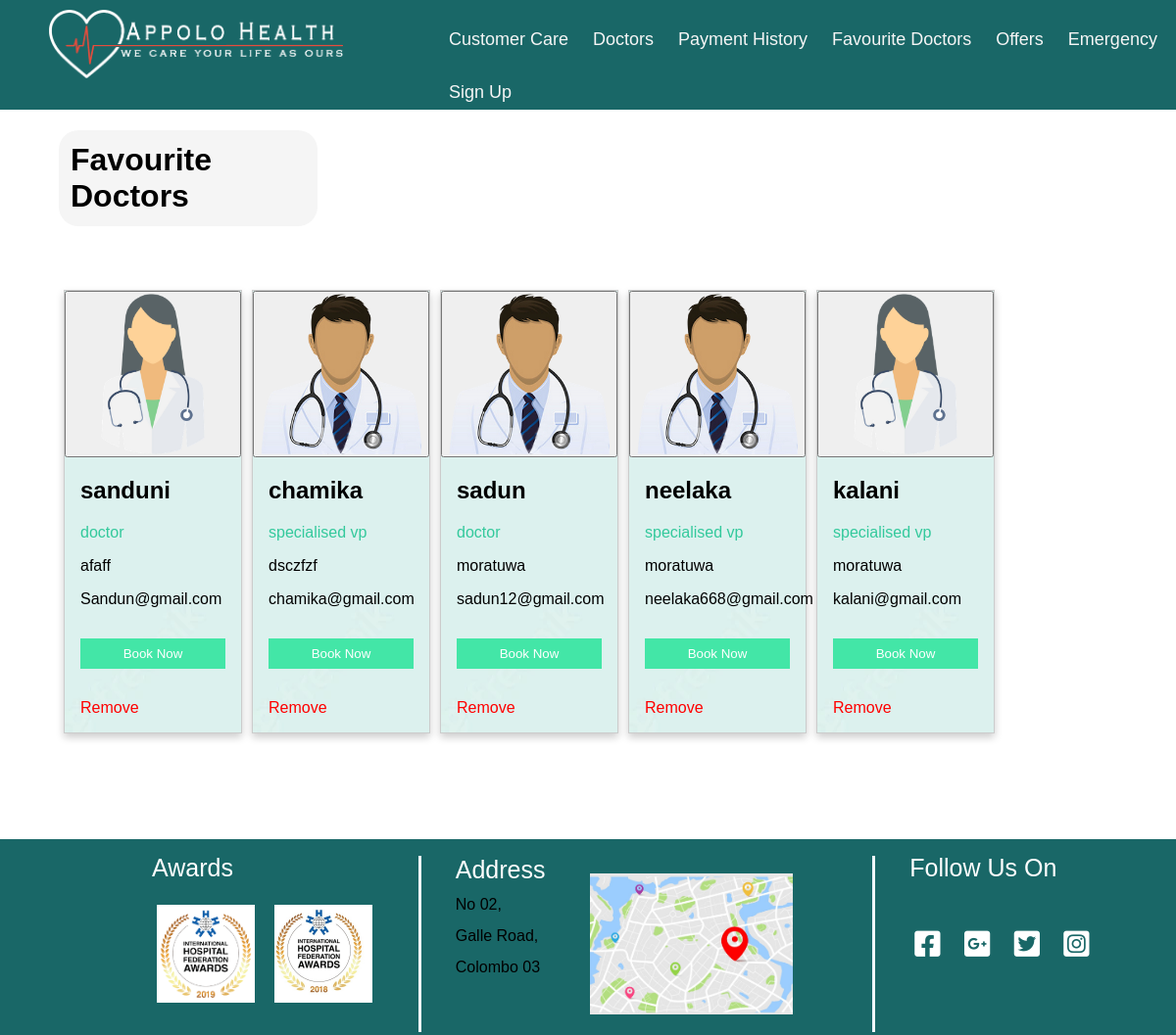
/oshadhi/fav.php, run on the app's committed database.
### tables this page shows
CREATE TABLE `favourite` (
  `f_id` int(11) NOT NULL,
  `p_id` int(11) DEFAULT NULL,
  `d_id` int(11) DEFAULT NULL
);

CREATE TABLE `doctor` (
  `d_id` int(11) NOT NULL,
  `username` varchar(255) NOT NULL,
  `email` varchar(255) NOT NULL,
  `password` varchar(255) NOT NULL,
  `d_name` varchar(255) NOT NULL,
  `doctor_type` varchar(255) NOT NULL,
  `location` varchar(255) NOT NULL,
  `gender` varchar(255) NOT NULL,
  `price_per_appointment` varchar(255) NOT NULL,
  `description` varchar(255) NOT NULL,
  `role` varchar(255) DEFAULT 'doctor'
);

### html/oshadhi/fav.php (the view, shortened to what this page needs)
<html lang="en">
<head>
    <link rel="stylesheet" href="../../css/oshadhi/fav.css">
    <link rel="stylesheet" href="https://cdnjs.cloudflare.com/ajax/libs/font-awesome/6.1.1/css/all.min.css" />
    <header class="header">
        <nav class="navbar">
            <ul>
                <li>Customer Care</li>
                <li>Doctors</li>
                <li>Payment History</li>
                <li>Favourite Doctors</li>
                <li>Offers</li>
                <li>Emergency</li>
                <li>Sign Up</li>
            </ul>
        </nav>
        <div class="logo"></div>
    </header>
</head>
<body>
    <h1>Favourite Doctors</h1>
<?php
            $my="5";
            require("connection.php");
                    $sql = "SELECT D.d_id,D.username,D.gender,D.doctor_type,D.description,D.email,F.f_id FROM doctor D ,favourite F where D.d_id=F.d_id AND F.p_id ='$my'";
                    $result = $connection->query($sql);
                    if($result->num_rows > 0)
                    {
                        while($row = $result->fetch_assoc())
                        {
    ?>
    <body id="body ">
        <div class= "doctordiv">
                            <div class="gallery">
                                    <form action="booknow.php" method="post">
                                                    <button  name="Bookname" default value ="<?=$row['d_id'];?>">
                                                    <?php
                                                    $my=$row['gender'];
                                                    if( $my=="Male"){
                                                        ?>
                                                        <img src="../../images/oshadhi/DR-avatar.png" alt="Cinque Terre" width="600" height="400">
                                                        <?php
                                                    }
                                                    else {
                                                        ?>
                                                        <img src="../../images/oshadhi/doctorgirl.png" alt="Cinque Terre" width="600" height="400">
                                                        <?php
                                                    }
                                                        ?>
                                                        </button>
                                    </form>
                                    <div class="detils">
                                        <h2><?=$row['username'];?></h2>
                                        <p class="title"><?=$row['doctor_type'];?></p>
                                        <p><?=$row['description'];?></p>
                                        <p><?=$row['email'];?></p>
                                <form method="post" action="../ishara/booknow.php">
                                        <p><button class="button" name="Bookname" default value ="<?=$row['d_id'];?>">Book Now</button></p><p>
                                        </form>
                                <a href="deletefav.php?f_id=<?=$row['f_id'];?>"> Remove</a>
                                    </div>
                            </div> </div></div> </div></div>
        <?php
        }
                }
                else {
                    echo 'No Favorite Doctor You add';
                }
     ?>
    </body>
            <footer>
        <div class="column" id="c1">
            <span>Awards</span>
            <div class="awards">
                <div class="aws a1"></div>
                <div class="aws a2"></div>
            </div>
        </div>
        <div class="column" id="c2">
            <span>Address</span>
            <div class="map">
                <p>No 02, <br> Galle Road, <br> Colombo 03</p>
            </div>
        </div>
        <div class="column" id="c3">
            <span>Follow Us On</span>
            <div class="icons">
                    <a href="https://www.facebook.com/checkpoint/828281030927956/?next=https%3A%2F%2Fwww.facebook.com%2F">
                        <i class="fa-brands fa-facebook-square"></i>
                    </a>
                    <a href="https://www.google.com/webhp?hl=en&sa=X&ved=0ahUKEwi05-eH6Nz3AhVfIbcAHXcVA8EQPAgI">
                        <i class="fa-brands fa-google-plus-square"></i>
                    </a>
                    <a href="https://twitter.com/">
                        <i class="fa-brands fa-twitter-square"></i>
                    </a>
                    <a href="https://www.instagram.com/?hl=en">
                        <i class="fa-brands fa-instagram-square"></i>
                    </a>
            </div>
        </div>
    </footer>
</html>

### css/oshadhi/fav.css (style rules this page uses)
html { scroll-behavior: smooth; font-family: sans-serif; }
body { margin: 0; padding: 0; display: flexbox; margin-bottom:0px; }
header { top:10px; align-items: center; width: 100%; height: 14%; background-color: #196767; z-index: 10; }
.logo { margin-top:10px; margin-left: 10px; position: absolute; left: 40px; width: 300px; height: 70px; display: block; background-image: url("../../images/oshadhi/logo.png"); background-size: cover; z-index: 2; }
.navbar { align-items: center; background-color: aqua; margin-left: 34%; z-index: -1; }
.navbar>ul>li { list-style: none; float: left; padding: 30px 15px 0px 10px; border-bottom: 3px solid transparent; color: whitesmoke; font-weight: 500; font-size: 18px; }
footer { padding-left: 150px; position: asolute; display: flex; justify-content: center; align-items: center; width: 90%; height: 200px; background-color: #196767; left: 50%; position: relative; transform: translateX(-50%); }
.column { width: 450px; height: 90%; margin: 15px 15px 0 15px; border-right: 3px solid aliceblue; }
#c1 { display: flex; flex-direction: column; justify-content: center; }
#c2 { width: 700px; }
#c3 { display: flex; flex-direction: column; justify-content: center; border: none; }
span { text-align: start; position: absolute; top: 15px; color: white; font-size: 25px; padding: 0 5px; text-align: center; text-justify: inter-word; }
#c3>.icons>a { text-decoration: none; }
#c3>.icons>a>i { font-size: 30px; color: white; padding: 0 10px; transition: .5s all; }
.awards { display: flex; flex-direction: row; margin-top: 20px; }
.aws { margin: 10px; width: 100px; height: 100px; }
.aws.a1 { background-image: url("../../images/ishara/download.png"); background-position: center; background-size: cover; }
.aws.a2 { background-image: url("../../images/ishara/IHF_Awards_2018.jpg"); background-position: center; background-size: cover; }
#c2 { display: flex; flex-direction: column; justify-content: center; line-height: 200%; }
#c2>.map { height: 80%; width: 80%; margin: 5px; background-image: url("../../images/ishara/map.jpg"); background-position: right; background-size: contain; background-repeat: no-repeat; }
div.gallery { display: block; float: left; box-shadow: 0 4px 8px 0 rgba(0, 0, 0, 0.2); margin: 5px; border: 1px solid #ccc; float: left; width: 180px; background-image: url("../../images/oshadhi/my.Jpg"); margin-bottom: 10%; }
div.gallery img { width: 100%; height: auto; }
.detils { padding: 0 16px; text-align: left; }
.title { color: rgb(51, 201, 156); }
.button { border: none; outline: 0; display: inline-block; padding: 8px; color: white; background-color: rgb(67, 230, 167); text-align: center; cursor: pointer; width: 100%; margin-top: 10%; margin-bottom: 10%; }
body { background-image: url("../../images/oshadhi/lab2.jpg"); }
.doctordiv { margin: 5%; display: block; }
h1 { margin-left: 5%; padding: 1%; background-color: whitesmoke; border-radius: 20px; width:20%; }
a:link { text-decoration: none; color: red; }

### data on the page
favourite: d.username "sanduni", d.doctor_type "doctor", d.description "afaff", d.email "Sandun@gmail.com"
favourite: d.username "chamika", d.doctor_type "specialised vp", d.description "dsczfzf", d.email "chamika@gmail.com"
favourite: d.username "sadun", d.doctor_type "doctor", d.description "moratuwa", d.email "sadun12@gmail.com"
favourite: d.username "neelaka", d.doctor_type "specialised vp", d.description "moratuwa", d.email "neelaka668@gmail.com"
favourite: d.username "kalani", d.doctor_type "specialised vp", d.description "moratuwa", d.email "kalani@gmail.com"
